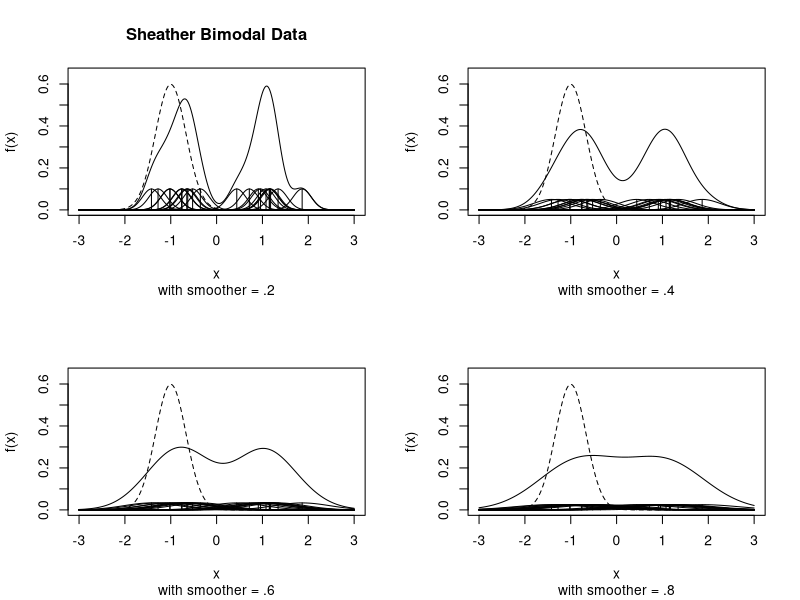
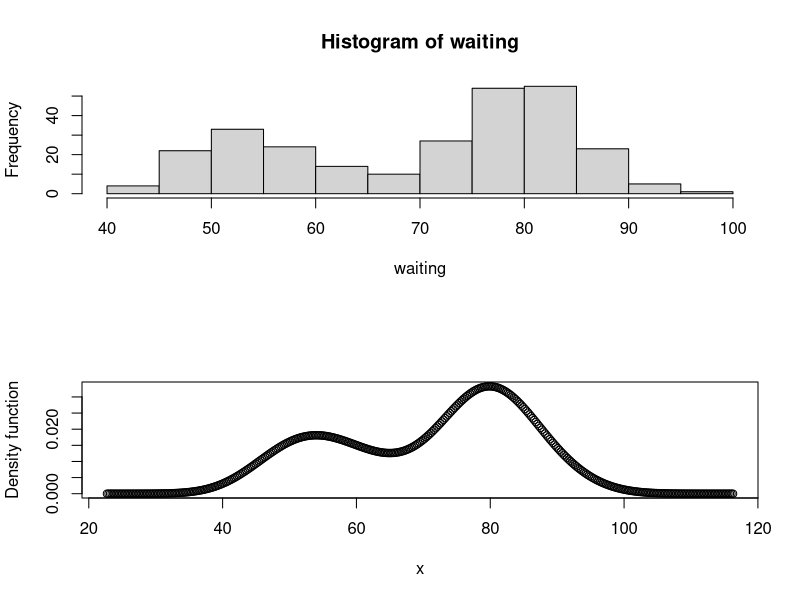
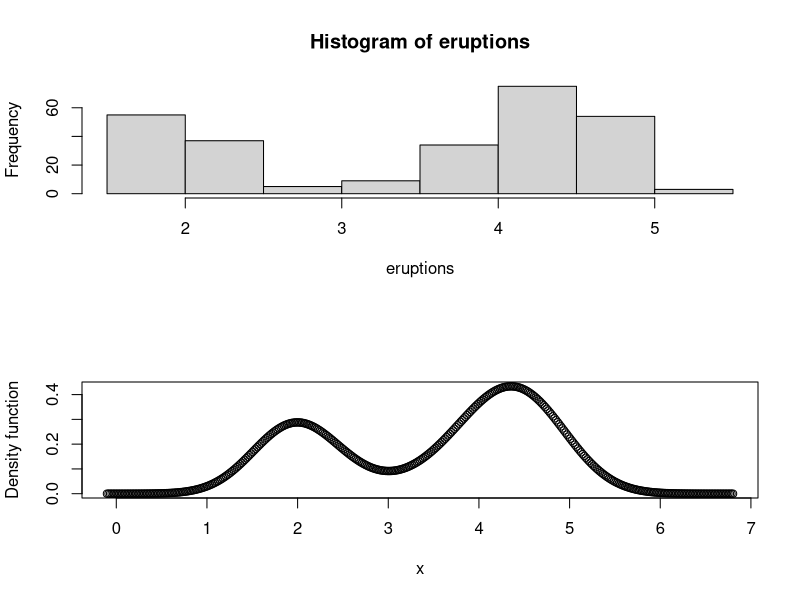
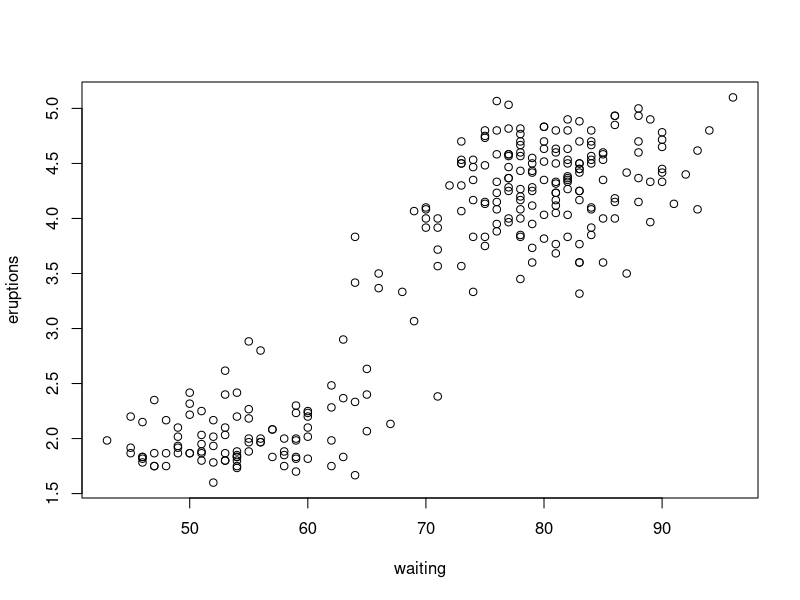
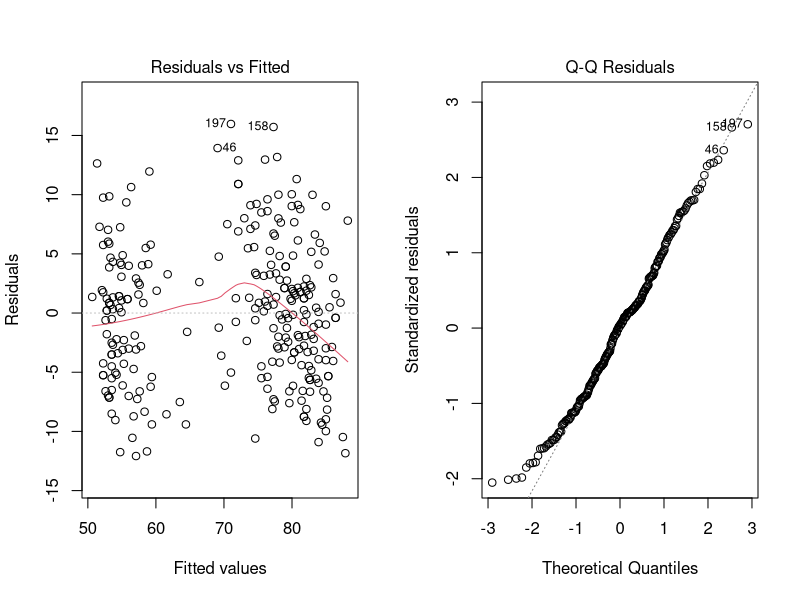
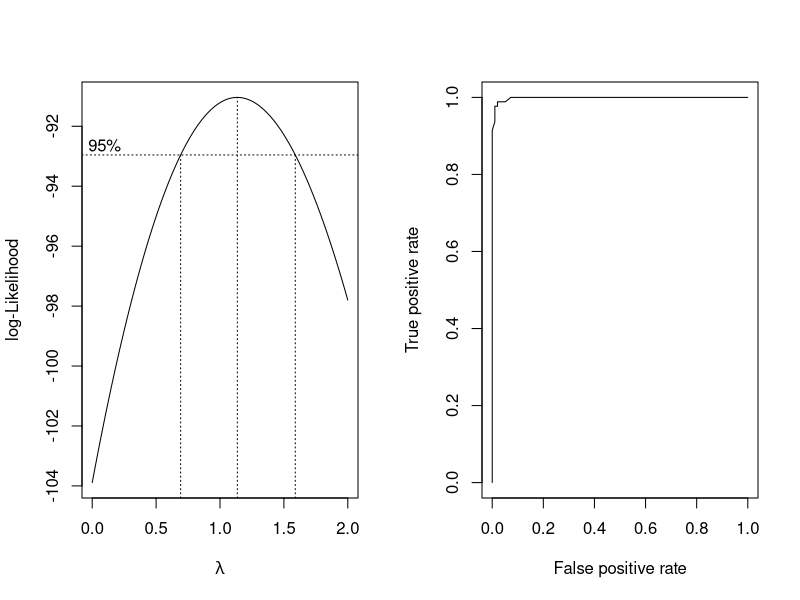
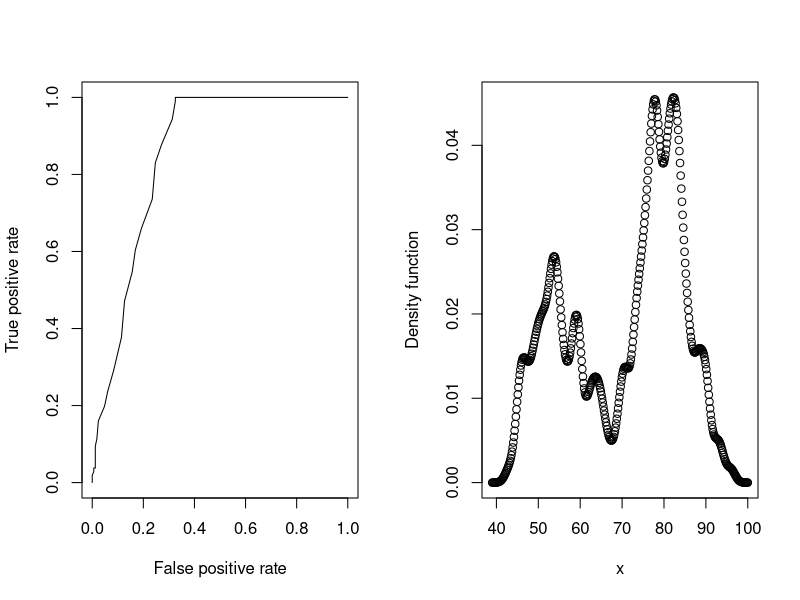
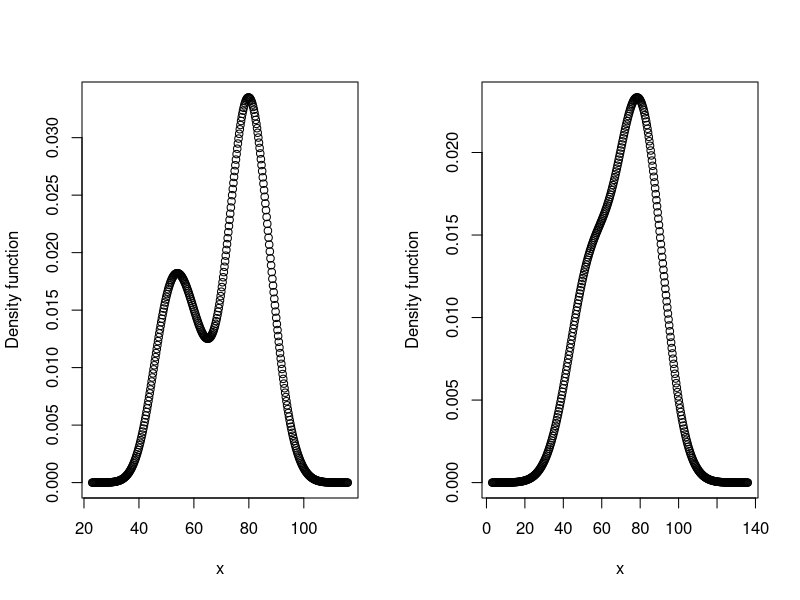

Write the R code that produced these figures, in order.
## ---- chunk 1
knitr::opts_chunk$set(echo = TRUE)
options("repos" = c(CRAN = "https://cran.rstudio.com"))
## ---- chunk 2
if (!require("KernSmooth")) install.packages("KernSmooth", dep=TRUE)
library("KernSmooth")
bimodal <- read.table("bimodal.txt", header=TRUE)
attach(bimodal)
summary(bimodal)
## ---- chunk 3
x <- bimodal$x
n<-length(x)
xx <- c(-300:300)/100
## ---- chunk 4
sheather.curve = function(h,  main=" ", sub = " ") {
  truedensity = 0.5*(3/(sqrt(2*pi)))*exp(-0.5*((xx+1)/(1/3))^2)
      + 0.5*(3/(sqrt(2*pi)))*exp(-0.5*((xx-1)/(1/3))^2)
  plot( x=c(-3,3),y=c(0,0.65),type="n",xlab="x",ylab="f(x)")
  title(main=main, sub = sub)
  ysum = numeric(601)
for (i in 1:n)
  {points(x[i], 1/(n*h*sqrt(2*pi)),type="h")
     x1 = numeric(601)+x[i]
     y = (1/(h*sqrt(2*pi)))*exp(-0.5*((xx-x1)/h)^2)
     ysum = y/n + ysum
     lines(xx,y/n,lty=1)}
lines(xx,ysum,lty=1)
lines(xx,truedensity,lty=2)
}
## ---- chunk 5
par(mfrow=c(2,2))
 sheather.curve(.2, "Sheather Bimodal Data", "with smoother = .2")
 sheather.curve(.4, " ", "with smoother = .4")
 sheather.curve(.6, " ", "with smoother = .6")
 sheather.curve(.8, " ", "with smoother = .8")
## ---- chunk 6
par(mfrow=c(2,1))
 library(KernSmooth)
 attach(faithful)
 hist(x=waiting)
 fhat <- bkde(x=waiting)
 plot (fhat, xlab="x", ylab="Density function")
## ---- chunk 7
par(mfrow=c(2,1))
hist(x=eruptions)
 fhat <- bkde(x=eruptions)
 plot (fhat, xlab="x", ylab="Density function")
## ---- chunk 8
mod1 = lm(waiting ~ eruptions, data=faithful)
summary(mod1)

covb = vcov(mod1)
coeff.mod1 = coef(mod1)

covb = vcov(mod1)
covb

pred.per_fat = predict(mod1)
res.per_fat = residuals(mod1)
summary(res.per_fat)
## ---- chunk 9
par(mfrow=c(1,1))
plot(waiting,eruptions)
par(mfrow=c(1,2))
plot(mod1, which=c(1,2))
## ---- chunk 10
library(MASS)
boxcox(waiting ~. ,data=faithful, lambda=seq(0, 2.0, length=200))
## ---- chunk 11
library(ROCR)
cut_point=(eruptions > 3)
pred = prediction(waiting,cut_point)
perf=performance(pred, "tpr", "fpr")
plot(perf)
## ---- chunk 12
library(ROCR)
cut_point=(eruptions > 4.2)
pred = prediction(waiting,cut_point)
perf=performance(pred, "tpr", "fpr")
plot(perf)
## ---- chunk 13
fhat <- bkde(x=waiting, bandwidth=1)
plot (fhat, xlab="x", ylab="Density function")
## ---- chunk 14
fhat <- bkde(x=waiting, bandwidth=5)
plot (fhat, xlab="x", ylab="Density function")
## ---- chunk 15
fhat <- bkde(x=waiting, bandwidth=10)
plot (fhat, xlab="x", ylab="Density function")
